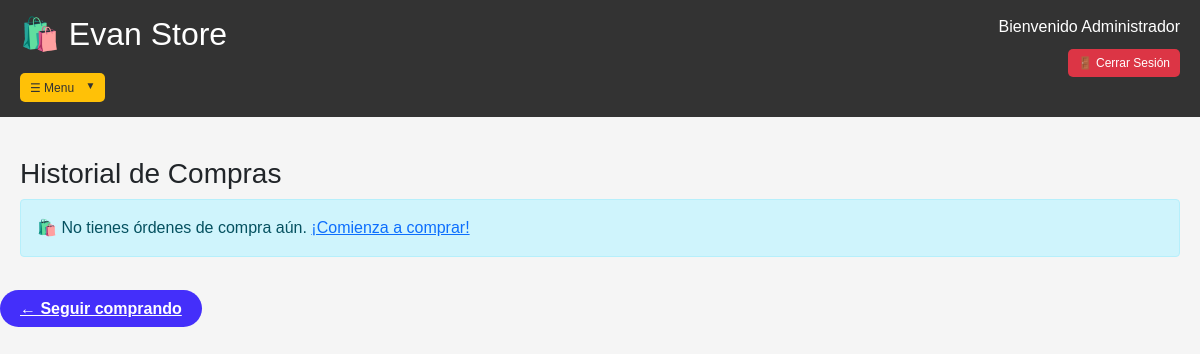
Page /mis-ordenes (signed in) on the earlier database version.
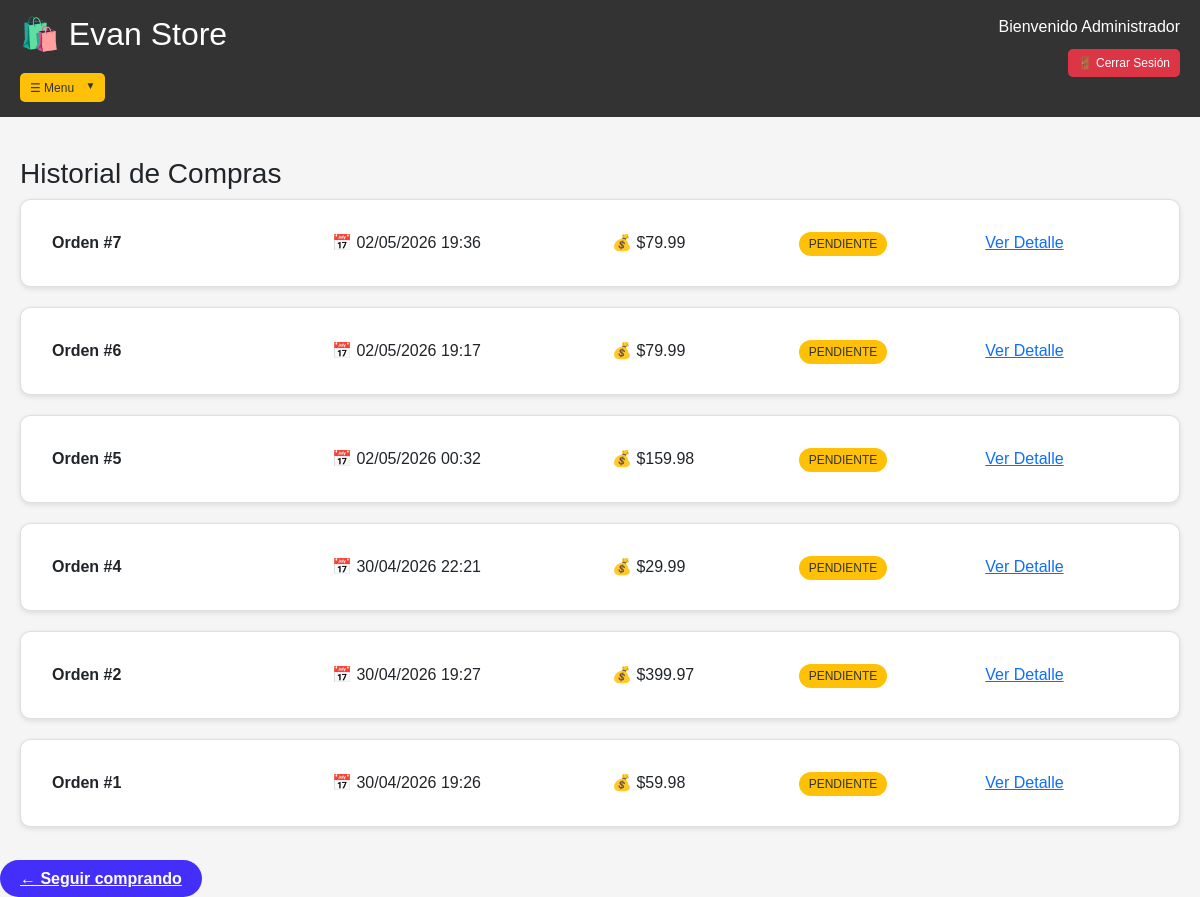
Same page on the later database version.
### models.py (models this page shows, shortened)
class Usuario(UserMixin, db.Model):
    id = db.Column(db.Integer, primary_key=True)
    nombre = db.Column(db.String(100), nullable=False)
    usuario = db.Column(db.String(80), unique=True, nullable=False)
    celular = db.Column(db.String(20), nullable=False)
    email = db.Column(db.String(120), unique=True, nullable=False)
    password_hash = db.Column(db.String(255), nullable=False)
    es_admin = db.Column(db.Boolean, default=False)
    fecha_registro = db.Column(db.DateTime, default=datetime.utcnow)

class Orden(db.Model):
    id = db.Column(db.Integer, primary_key=True)
    usuario_id = db.Column(db.Integer, db.ForeignKey('usuario.id'), nullable=False)
    fecha = db.Column(db.DateTime, default=datetime.utcnow)
    total = db.Column(db.Float, nullable=False)
    estado = db.Column(db.String(50), default='pendiente')  # pendiente, pagado, enviado, entregado
    usuario = db.relationship('Usuario', backref='ordenes')

### app.py (the view)
@app.route('/mis-ordenes')
@login_required
def mis_ordenes():
    ordenes = Orden.query.filter_by(usuario_id=current_user.id).order_by(Orden.fecha.desc()).all()
    return render_template('mis_ordenes.html', ordenes=ordenes)

### app.py (called while the page is built)
@login_manager.user_loader
def load_user(user_id):
    return Usuario.query.get(int(user_id))

### templates/mis_ordenes.html (shortened to what this page needs)
<!DOCTYPE html>
<html lang="es">
<head>
    <link href="https://cdn.jsdelivr.net/npm/bootstrap@5.1.3/dist/css/bootstrap.min.css" rel="stylesheet">
    <link rel="stylesheet" href="{{ url_for('static', filename='style.css') }}">
</head>
<body>
    {% include 'navbar.html' %}
    <div class="container">
        <h3>Historial de Compras</h3>
        {% if ordenes %}
            {% for orden in ordenes %}
            <div class="card">
                <div class="card-body">
                    <div class="row">
                        <div class="col-md-3">
                            <strong>Orden #{{ orden.id }}</strong>
                        </div>
                        <div class="col-md-3">
                            📅 {{ orden.fecha.strftime('%d/%m/%Y %H:%M') }}
                        </div>
                        <div class="col-md-2">
                            💰 ${{ "%.2f"|format(orden.total) }}
                        </div>
                        <div class="col-md-2">
                            <span class="estado-{{ orden.estado }}">{{ orden.estado|upper }}</span>
                        </div>
                        <div class="col-md-2">
                            <a href="{{ url_for('ver_orden', orden_id=orden.id) }}" class="btn-ver">Ver Detalle</a>
                        </div>
                    </div>
                </div>
            </div>
            {% endfor %}
        {% else %}
            <div class="alert alert-info">
                🛍️ No tienes órdenes de compra aún.
                <a href="{{ url_for('tienda') }}">¡Comienza a comprar!</a>
            </div>
        {% endif %}
    </div>
    <a href="/tienda" class="seguir">← Seguir comprando</a>
</body>
</html>

### templates/navbar.html (shortened to what this page needs)
<link rel="stylesheet" href="{{ url_for('static', filename='style.css') }}">
<div class="navbar">
    <div class="logo-area">
        <h2>🛍️ Evan Store</h2>
        <div class="dropdown" style="margin-top: 10px;">
            <button class="btn btn-warning btn-sm dropdown-toggle" type="button" data-bs-toggle="dropdown">
                ☰   Menu
            </button>
        </div>
    </div>
    <div class="user-area">
        <span>Bienvenido {{ current_user.nombre }}</span>
        <a href="{{ url_for('logout') }}" class="btn btn-danger btn-sm">🚪 Cerrar Sesión</a>
    </div>
</div>

### static/style.css (style rules this page uses)
* { margin: 0;padding: 0;box-sizing: border-box; }
body { font-family: Arial, sans-serif;background: #f5f5f5;min-height: 100vh; }
.navbar { background: #333;padding: 15px 20px;display: flex;justify-content: space-between;align-items: flex-start;flex-wrap: wrap; }
.logo-area h2 { color: white; margin: 0 0 10px 0; }
.user-area { text-align: right; }
.user-area span { display: block; color: white; margin-bottom: 5px; }
.user-area .btn { margin-top: 5px; }
.btn { background: #e10707; color: white; padding: 8px 16px; border-radius: 5px; border: none; cursor: pointer; font-size: 14px; text-decoration: none; display: inline-block; }
.seguir { background: #442ffa; color: white; border: none; padding: 10px 20px; border-radius: 25px; cursor: pointer; font-weight: bold; display: flex-inline; align-items: center; justify-content: center; gap: 8px; }
.btn-warning { background: #ffc107; color: #333; }
.btn-danger { background: #dc3545; color: white; }
.btn-sm { padding: 5px 10px; font-size: 12px; }
.dropdown { position: relative; display: inline-block; }
.dropdown-toggle::after { display: inline-block; margin-left: 8px; content: "▼"; font-size: 10px; border: none; }
.container { max-width: 1400px; margin: 40px auto; padding: 0 20px; }
.card { border-radius: 10px; margin-bottom: 20px; background: white; padding: 15px; box-shadow: 0 2px 5px rgba(0,0,0,0.1); }
.estado-pendiente { background: #ffc107; color: #333; padding: 5px 10px; border-radius: 20px; font-size: 12px; }

Differences in the rows shown:
added Orden: id "7", fecha "02/05/2026 19:36", total "79.99", estado "PENDIENTE"
added Orden: id "6", fecha "02/05/2026 19:17", total "79.99", estado "PENDIENTE"
added Orden: id "5", fecha "02/05/2026 00:32", total "159.98", estado "PENDIENTE"
added Orden: id "4", fecha "30/04/2026 22:21", total "29.99", estado "PENDIENTE"
added Orden: id "2", fecha "30/04/2026 19:27", total "399.97", estado "PENDIENTE"
added Orden: id "1", fecha "30/04/2026 19:26", total "59.98", estado "PENDIENTE"
Other differences:
text no longer shown: "🛍️ No tienes órdenes de compra aún. ¡Comienza a comprar!"
